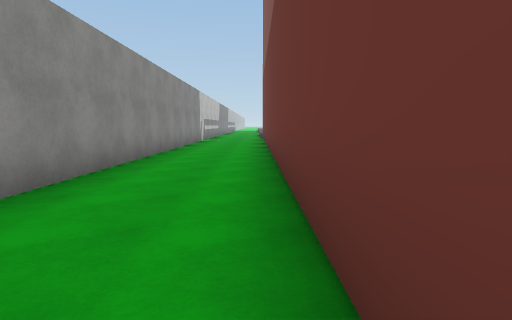
View 1 (above)

18 first-person views from a walk through a 3-D level made in the Unity game engine. The camera is 1.3 m above the floor, tilts 6° down and sees 75° across. The floor is counted in squares, 2 m on a side. Each view is taken from the middle of a square. On the plan, view 1 faces up. The plan holds only what a view shows up to about 10 squares ahead; the rest is blank. The place goes on beyond the plan. The player is left out. Some surface patterns are stand-ins.

View 2
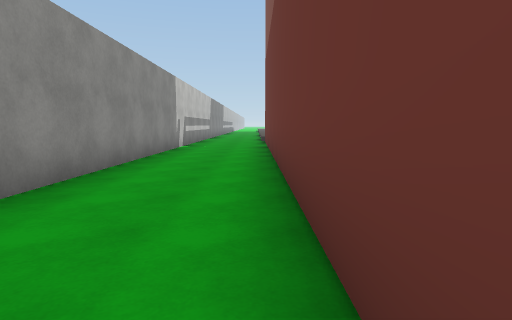

View 3
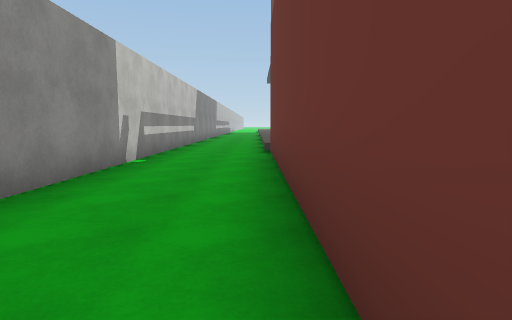

View 4
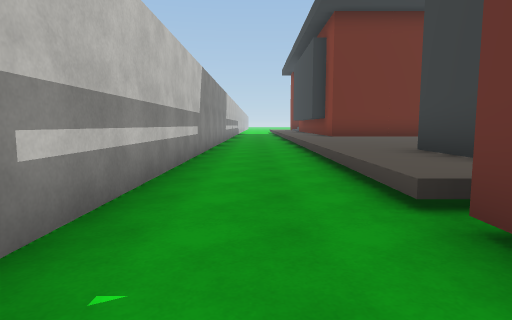

View 5
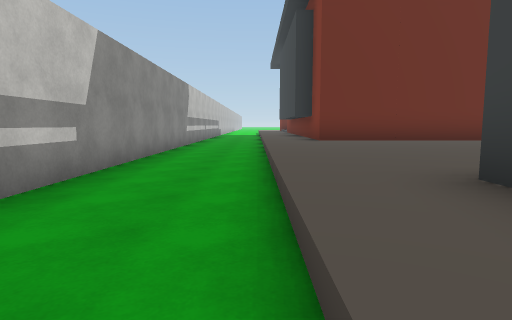

View 6
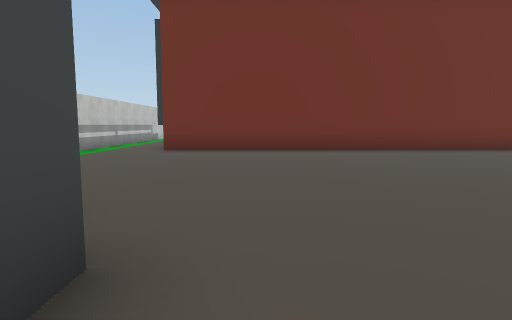

View 7
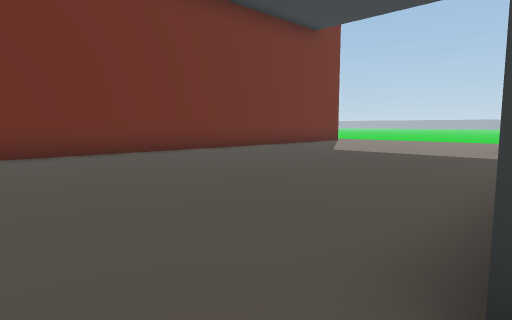

View 8
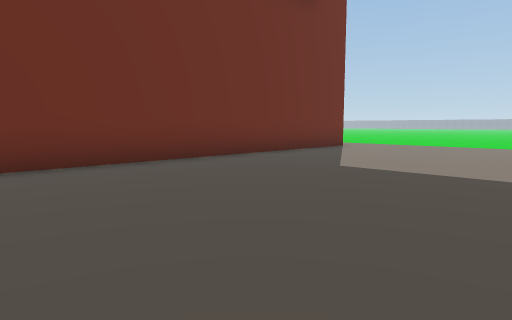

View 9
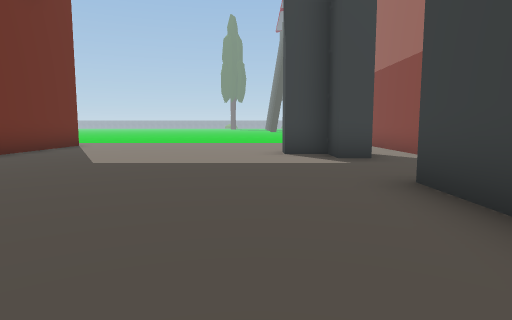

View 10
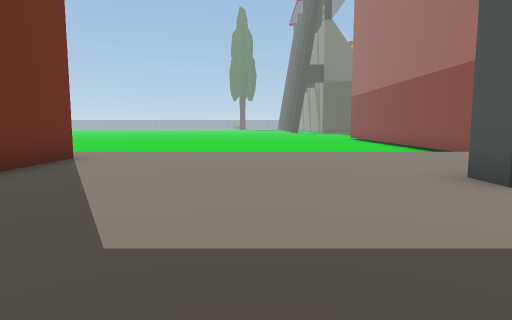

View 11
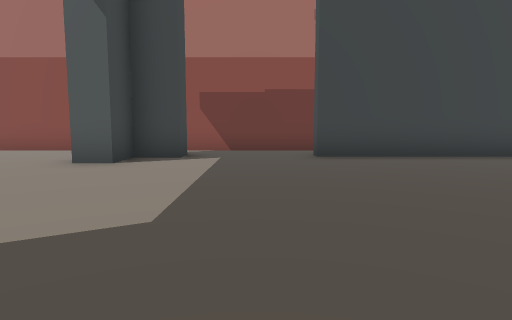

View 12
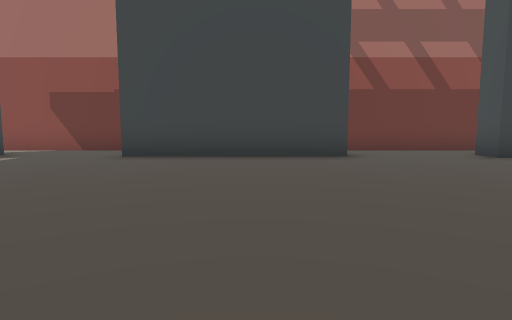

View 13
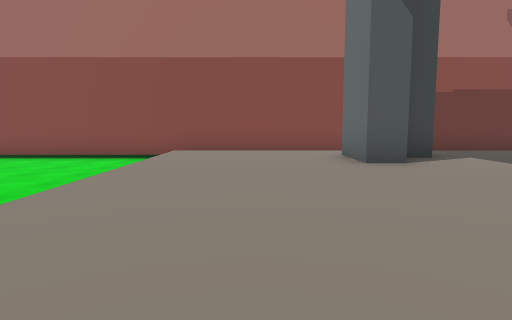

View 14
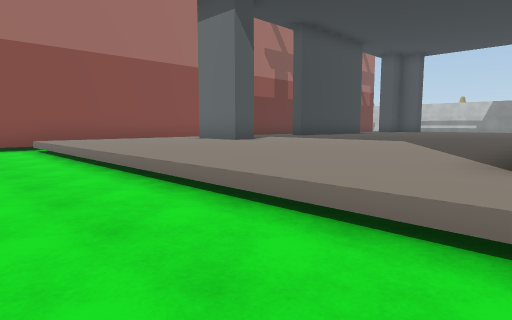

View 15
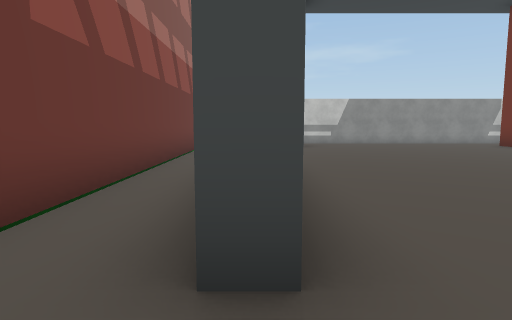

View 16
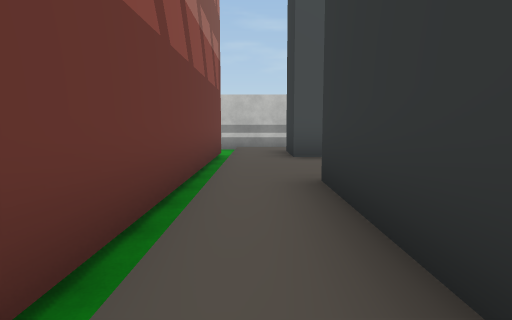

View 17
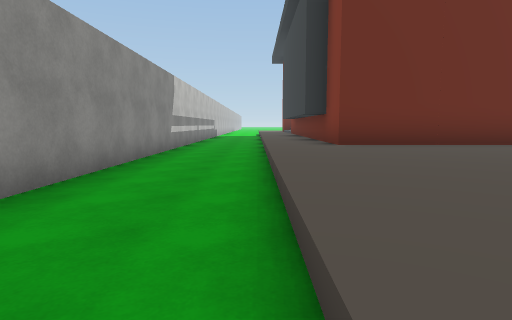

View 18
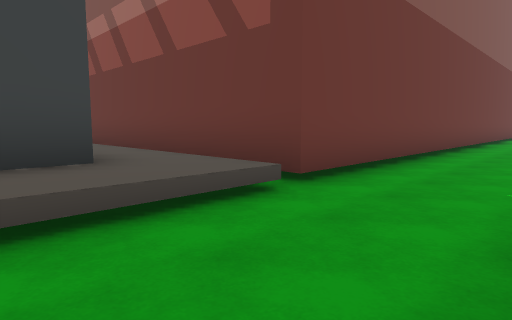

### Floor plan
Key: @ floor where view 1 was taken; # wall or solid block; . main floor; - floor 0.5 m lower than the main floor; / step, stairs or slope.
Columns run from 3 left of view 1 to 21 right of it. Each row starts with its distance up from view 1.
 26 #--/.#
 25 #--/.################./--
 24 #--/................../--
 23 #--/................../--
 22 #--/................../--
 21 #--/................../--
 20 #--/................../-
 19 #--/................../--
 18 #--/.#............#.../--
 17 #--/.##...####...##.../--
 16 #--/................../--
 15 #---#####################
 14 #---#
 13 #---#
 12 #---#
 11 #---#
 10 #---#
  9 #---#
  8 #---#
  7 #---#
  6 #---#
  5 #---#
  4 #---#
  3 #---#
  2  ---#
  1   --#
  0    @#

Where each view was taken, in squares from view 1:
view 1: 0 up, 0 right, facing up
view 2: 4 up, 0 right, facing up
view 3: 8 up, 0 right, facing up
view 4: 13 up, 1 left, facing up
view 5: 16 up, 0 right, facing up
view 6: 16 up, 4 right, facing up
view 7: 17 up, 5 right, facing up-right
view 8: 19 up, 8 right, facing up-right
view 9: 19 up, 7 right, facing right
view 10: 21 up, 11 right, facing right
view 11: 24 up, 12 right, facing down
view 12: 24 up, 8 right, facing down
view 13: 24 up, 17 right, facing down
view 14: 25 up, 21 right, facing down-left
view 15: 17 up, 12 right, facing left
view 16: 16 up, 10 right, facing left
view 17: 18 up, 0 right, facing up
view 18: 18 up, 2 left, facing down-right
